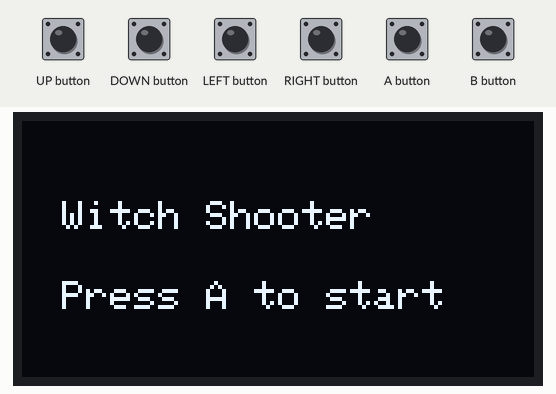
Simulated run of this program. Board: Arduboy, built with avr-gcc and run on an emulated ATmega32U4. On the bench: 128×64 one-colour display. Inputs (shaded band) come from the test bench. Random numbers use the default seed unless the program sets one.

Above: at 1.2 s.
1.3 s: A button pressed for 0.15 s
At 1.47 s:
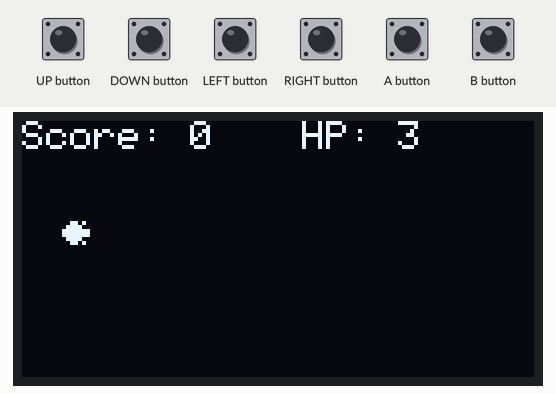
2.0 s: B button pressed for 0.15 s
At 2.4 s:
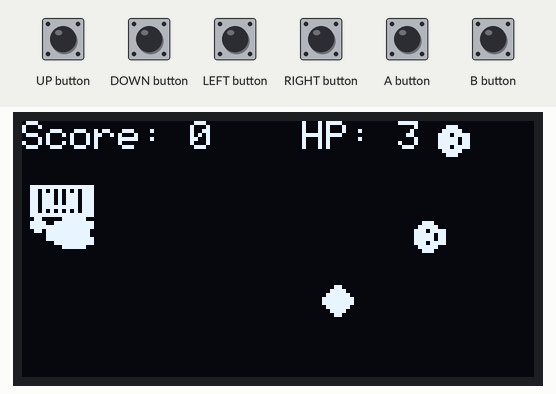
2.7 s: DOWN button pressed for 0.15 s
At 3.01 s:
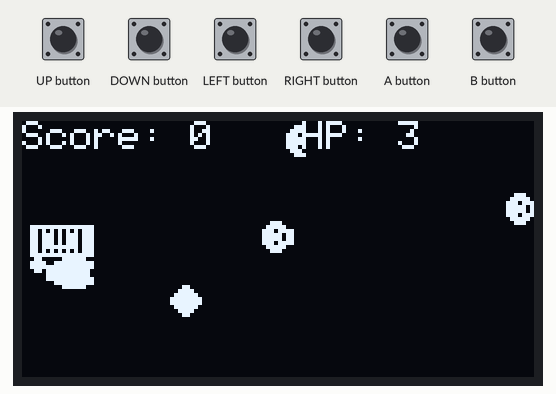
3.4 s: UP button pressed for 0.15 s
At 3.62 s:
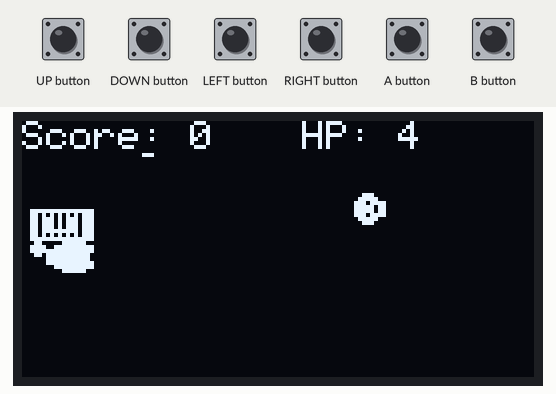
4.1 s: A button pressed for 1 s
At 4.53 s:
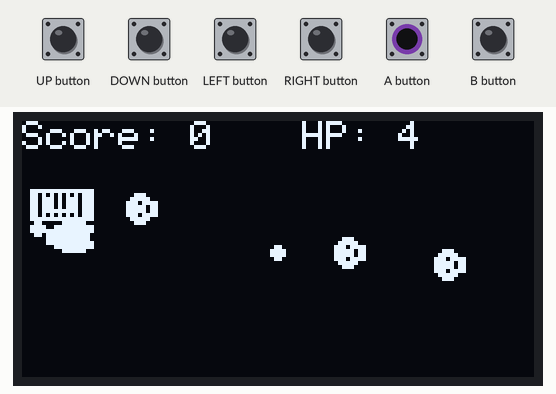
5.7 s: DOWN button pressed for 1 s
At 8.7 s:
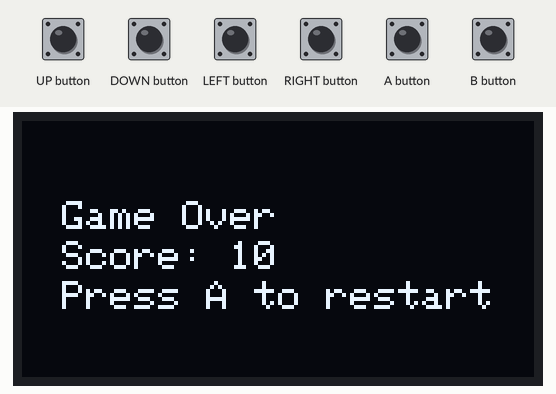
Timing chart, 0 to 9.8 s (numbered marks = the images above; inputs shaded):
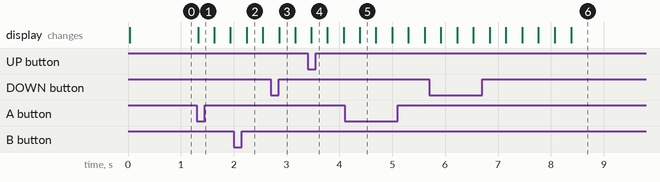

The program:

main.cpp
```cpp
#include <Arduboy2.h>

Arduboy2 arduboy;

// Game states
enum GameState {
  OPENING,
  PLAYING,
  ENDING
};

GameState gameState = OPENING;


// 16x16 X v   C g f [ ^
const unsigned char PROGMEM witchSprite[] = {
  0x18, 0x3C, 0x7E, 0x7E, 0x3C, 0x5A, 0x18, 0x00
};
const unsigned char PROGMEM skeletonSprite[] = {
  0x3C, 0x7E, 0xFF, 0xDB, 0xFF, 0x66, 0x3C, 0x3C
};

const unsigned char PROGMEM powerupSprite[] = {
  0x18, 0x3C, 0x7E, 0xFF, 0xFF, 0x7E, 0x3C, 0x18
};

const unsigned char PROGMEM bossSprite[] = {
  0x3C, 0x3C, 0x7E, 0x7E, 0xFF, 0xFF, 0xDB, 0xDB,
  0xFF, 0xFF, 0x66, 0x66, 0x3C, 0x3C, 0x3C, 0x3C,
  0x3C, 0x3C, 0x7E, 0x7E, 0xFF, 0xFF, 0xDB, 0xDB,
  0xFF, 0xFF, 0x66, 0x66, 0x3C, 0x3C, 0x3C, 0x3C
};

const unsigned char PROGMEM bulletSprite[] = {
  0x06, 0x0F, 0x0F, 0x06
};

const unsigned char PROGMEM barrierSprite[] = {
  0xFF, 0xFF, 0x81, 0xFF, 0xBD, 0xFF, 0xA1, 0xFF,
  0xA1, 0xFF, 0xBD, 0xFF, 0x81, 0xFF, 0xFF, 0xFF
};

// Player
struct Player {
  int x;
  int y;
  int health;
  bool hasBarrier;
  unsigned long barrierTime;
} player;

// Bullet
const int MAX_BULLETS = 5;
struct Bullet {
  int x;
  int y;
  bool active;
} bullets[MAX_BULLETS];

// Enemy
const int MAX_ENEMIES = 3;
struct Enemy {
  int x;
  int y;
  bool active;
} enemies[MAX_ENEMIES];

// Powerup
struct PowerUp {
  int x;
  int y;
  bool active;
} powerup;

// Boss
struct Boss {
  int x;
  int y;
  int health;
  bool active;
} boss;

// Score
int score = 0;

// Play time
unsigned long gameTime = 0;

// Function prototypes
void resetGame();
void drawOpening();
void updateGame();
void drawGame();
void drawEnding();
bool collide(int x1, int y1, int w1, int h1, int x2, int y2, int w2, int h2);

void setup() {
  arduboy.begin();
  arduboy.setFrameRate(60);
  arduboy.initRandomSeed();
  resetGame();
}

void loop() {
  if (!arduboy.nextFrame()) return;

  arduboy.pollButtons();
  arduboy.clear();

  switch (gameState) {
    case OPENING:
      drawOpening();
      if (arduboy.justPressed(A_BUTTON)) {
        gameState = PLAYING;
        gameTime = millis();
      }
      break;
    case PLAYING:
      updateGame();
      drawGame();
      if (player.health <= 0 || (millis() - gameTime) > 60000) {
        gameState = ENDING;
      }
      break;
    case ENDING:
      drawEnding();
      if (arduboy.justPressed(A_BUTTON)) {
        resetGame();
        gameState = OPENING;
      }
      break;
  }

  arduboy.display();
}

void updateGame() {
  // Move player
  if (arduboy.pressed(UP_BUTTON) && player.y > 0) player.y--;
  if (arduboy.pressed(DOWN_BUTTON) && player.y < HEIGHT - 16) player.y++;

  // Shoot
  if (arduboy.justPressed(A_BUTTON)) {
    for (int i = 0; i < MAX_BULLETS; i++) {
      if (!bullets[i].active) {
        bullets[i].x = player.x + 16;
        bullets[i].y = player.y + 6;
        bullets[i].active = true;
        break;
      }
    }
  }

  // Guard
  if (arduboy.justPressed(B_BUTTON) && !player.hasBarrier) {
    player.hasBarrier = true;
    player.barrierTime = millis();
  }

  // Check guard time
  if (player.hasBarrier && millis() - player.barrierTime > 3000) {
    player.hasBarrier = false;
  }

  // Move bullets
  for (int i = 0; i < MAX_BULLETS; i++) {
    if (bullets[i].active) {
      bullets[i].x += 2;
      if (bullets[i].x > WIDTH) bullets[i].active = false;
    }
  }

  // Generate enemies
  if (random(100) < 5) {
    for (int i = 0; i < MAX_ENEMIES; i++) {
      if (!enemies[i].active) {
        enemies[i].x = WIDTH;
        enemies[i].y = random(HEIGHT - 8);
        enemies[i].active = true;
        break;
      }
    }
  }

  // Move enemies
  for (int i = 0; i < MAX_ENEMIES; i++) {
    if (enemies[i].active) {
      enemies[i].x -= 1;
      if (enemies[i].x < 0) enemies[i].active = false;
    }
  }


  // Generate boss
  if (score >= 50 && !boss.active) {
    boss.active = true;
    boss.x = WIDTH;
    boss.y = HEIGHT / 2;
    boss.health = 10;  //  { X Ì Ì Í ð20 É Ý è
  }

  // Move boss
  if (boss.active) {
    boss.x -= 1;
    if (boss.x < 0) boss.x = WIDTH;

  //
  if (random(100) < 10) {
    for (int i = 0; i < MAX_ENEMIES; i++) {
      if (!enemies[i].active) {
          enemies[i].x = boss.x;
          enemies[i].y = boss.y;
          enemies[i].active = true;
          break;
        }
      }
    }
  }
  // Generate powerup
  if (!powerup.active && random(1000) < 5) {
    powerup.x = WIDTH;
    powerup.y = random(HEIGHT - 8);
    powerup.active = true;
  }

  // Move powerup
  if (powerup.active) {
    powerup.x -= 1;
    if (powerup.x < 0) powerup.active = false;
  }

  // Collision detection: bullets and enemies
  for (int i = 0; i < MAX_BULLETS; i++) {
    if (bullets[i].active) {
      for (int j = 0; j < MAX_ENEMIES; j++) {
        if (enemies[j].active) {
          if (collide(bullets[i].x, bullets[i].y, 4, 4, enemies[j].x, enemies[j].y, 8, 8)) {
            bullets[i].active = false;
            enemies[j].active = false;
            score += 10;
          }
        }
      }
    }
  }

  // Collision detection: player and enemies
  for (int i = 0; i < MAX_ENEMIES; i++) {
    if (enemies[i].active) {
      if (collide(player.x, player.y, 16, 16, enemies[i].x, enemies[i].y, 8, 8)) {
        enemies[i].active = false;
        if (!player.hasBarrier) {
          player.health--;
        }
      }
    }
  }

  // Collision detection: player and powerup
  if (powerup.active) {
    if (collide(player.x, player.y, 16, 16, powerup.x, powerup.y, 8, 8)) {
      powerup.active = false;
      player.health = min(player.health + 1, 5);  // Max health is 5
    }
  }

  // Boss logic (to be implemented)
  if (score >= 100 && !boss.active) {
    boss.active = true;
    boss.x = WIDTH;
    boss.y = HEIGHT / 2 - 8;
    boss.health = 10;
  }

  if (boss.active) {
    // Move boss
    if (boss.x > WIDTH - 32) boss.x--;

    // Boss attack pattern (to be implemented)

    // Collision detection: bullets and boss
    for (int i = 0; i < MAX_BULLETS; i++) {
      if (bullets[i].active) {
        if (collide(bullets[i].x, bullets[i].y, 4, 4, boss.x, boss.y, 16, 16)) {
          bullets[i].active = false;
          boss.health--;
          if (boss.health <= 0) {
            boss.active = false;
            score += 100;
          }
        }
      }
    }

    // Collision detection: player and boss
    if (collide(player.x, player.y, 16, 16, boss.x, boss.y, 16, 16)) {
      if (!player.hasBarrier) {
        player.health--;
      }
    }
  }
}

void drawGame() {
  // Draw player (witch)
  arduboy.drawBitmap(player.x, player.y, witchSprite, 8, 8, WHITE);

  // Draw barrier
  if (player.hasBarrier) {
    arduboy.drawBitmap(player.x - 8, player.y - 8, barrierSprite, 16, 16, WHITE);
  }

  // Draw bullets
  for (int i = 0; i < MAX_BULLETS; i++) {
    if (bullets[i].active) {
      arduboy.drawBitmap(bullets[i].x, bullets[i].y, bulletSprite, 4, 4, WHITE);
    }
  }

  // Draw enemies (skeletons)
  for (int i = 0; i < MAX_ENEMIES; i++) {
    if (enemies[i].active) {
      arduboy.drawBitmap(enemies[i].x, enemies[i].y, skeletonSprite, 8, 8, WHITE);
    }
  }

  // Draw powerup
  if (powerup.active) {
    arduboy.drawBitmap(powerup.x, powerup.y, powerupSprite, 8, 8, WHITE);
  }

  // Draw boss
  if (boss.active) {
    arduboy.drawBitmap(boss.x, boss.y, bossSprite, 16, 16, WHITE);
  }

  // Draw score and health
  arduboy.setCursor(0, 0);
  arduboy.print(F("Score: "));
  arduboy.print(score);
  arduboy.setCursor(70, 0);
  arduboy.print(F("HP: "));
  arduboy.print(player.health);
}

void drawOpening() {
  arduboy.setCursor(10, 20);
  arduboy.print(F("Witch Shooter"));
  arduboy.setCursor(10, 40);
  arduboy.print(F("Press A to start"));
}

void drawEnding() {
  arduboy.setCursor(10, 20);
  arduboy.print(F("Game Over"));
  arduboy.setCursor(10, 30);
  arduboy.print(F("Score: "));
  arduboy.print(score);
  arduboy.setCursor(10, 40);
  arduboy.print(F("Press A to restart"));
}

bool collide(int x1, int y1, int w1, int h1, int x2, int y2, int w2, int h2) {
  return (x1 < x2 + w2 && x1 + w1 > x2 && y1 < y2 + h2 && y1 + h1 > y2);
}

void resetGame() {
  player.x = 10;
  player.y = HEIGHT / 2 - 8;
  player.health = 3;
  player.hasBarrier = false;
  score = 0;
  for (int i = 0; i < MAX_BULLETS; i++) {
    bullets[i].active = false;
  }
  for (int i = 0; i < MAX_ENEMIES; i++) {
    enemies[i].active = false;
  }
  powerup.active = false;
  boss.active = false;
}
```

Measured:
- after the input at 1.3 s, the display: changes at once (image 1)
